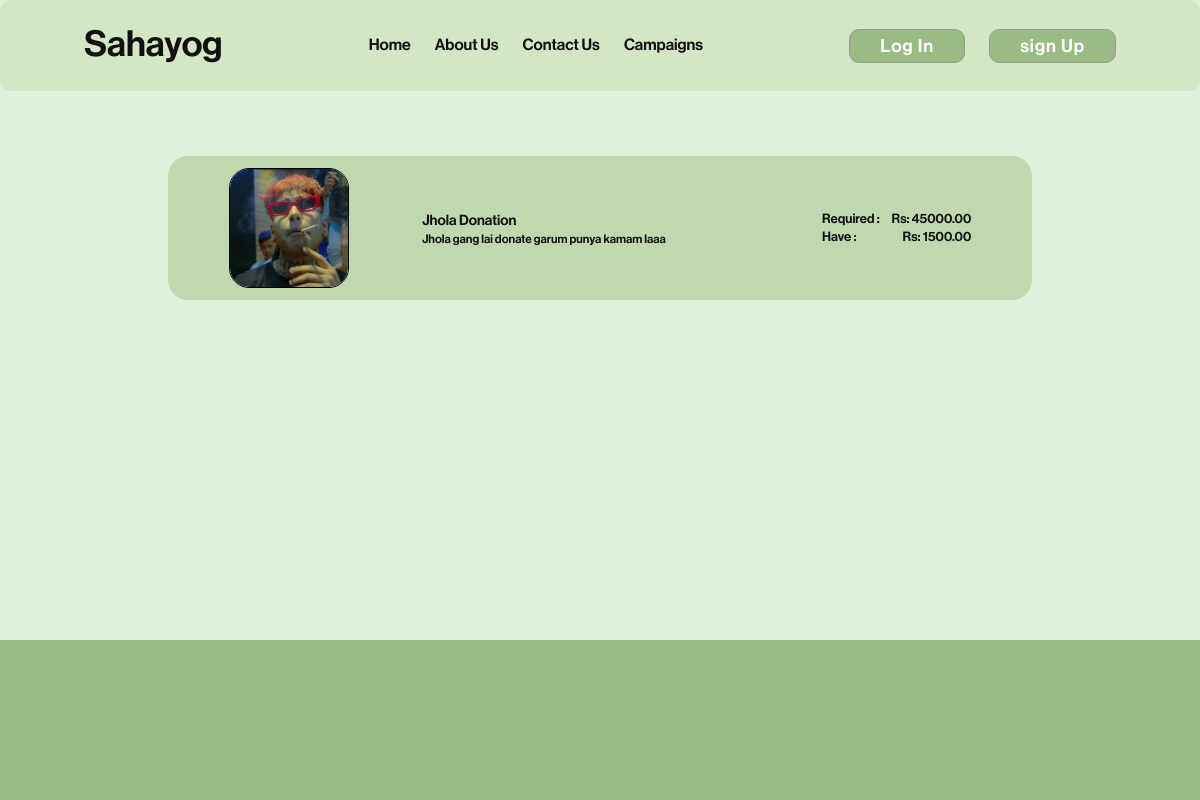
The app's page /campaign/, older data.
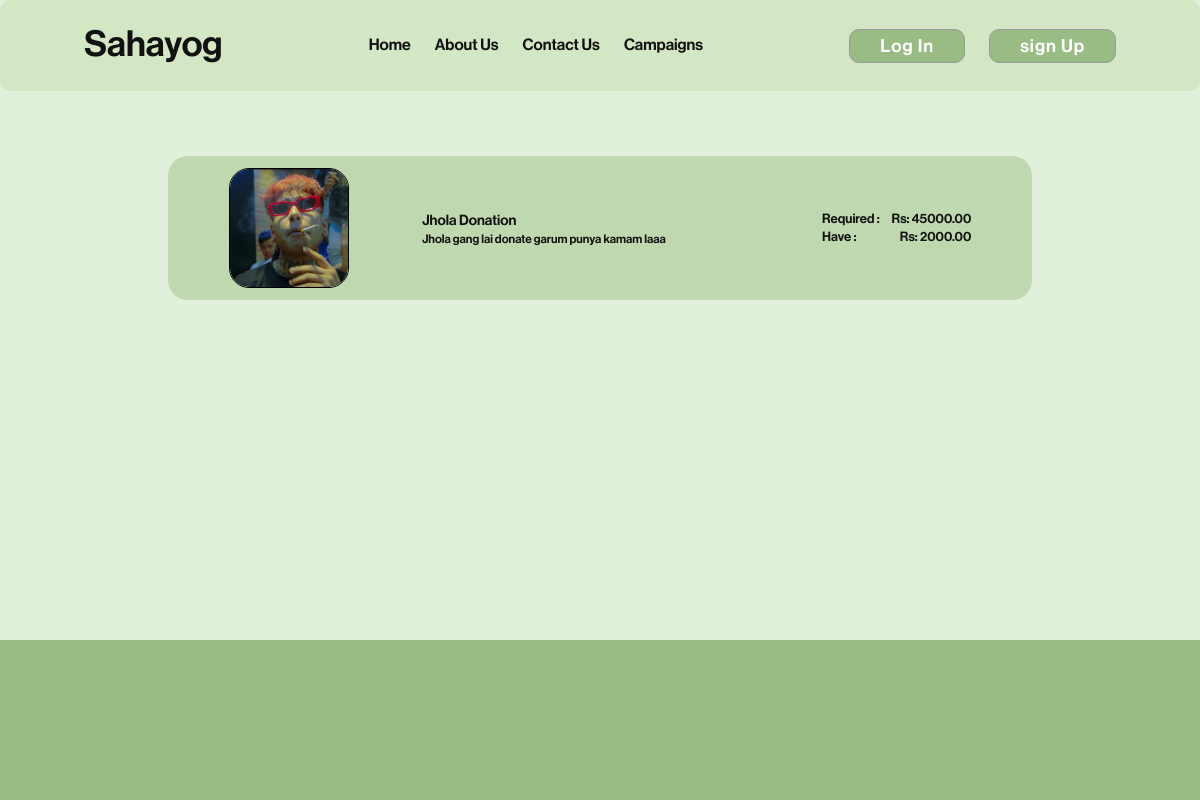
The same page, newer data.
### fundapp/models.py (models this page shows, shortened)
class AllFund(models.Model):
    user = models.ForeignKey(User, on_delete=models.CASCADE, related_name='user_campaign')
    sno = models.AutoField(primary_key=True)
    image = models.ImageField(upload_to="fundapp/images", default="upload-image")
    title = models.CharField(max_length=100)
    description = models.TextField(blank=True)
    campaignType = models.CharField(max_length=100)
    required = models.DecimalField(max_digits=19, decimal_places=10)
    have = models.DecimalField(max_digits=19, decimal_places=10, default=0)
    slug = models.CharField(max_length=130,unique=True, blank=True)
    timeStamp = models.DateField(auto_now_add=True, blank=True)

### fundapp/views.py (the view)
# urls.py: path('campaign/', views.campaign,name='causes'),
def campaign(request):
    allfund= AllFund.objects.all()
    context = {"allfund": allfund}
    return render(request, 'campaign.html', context)

### templates/campaign.html (shortened to what this page needs)
{% extends "base.html" %}
{% block stylesheet %}
<link rel="stylesheet" href="/static/css/campaign.css">
{% endblock stylesheet %}
{% block content %}
<div id="main">
    <div id="campaign">
        <div id="each-person-container">
            {% for item in allfund %}
            <a href="/campaign/{{item.slug}}">
                <div class="each-person">
                    <div class="image">
                        <img src="{{item.image.url}}" alt="">
                    </div>
                    <div class="info">
                        <a href="">{{item.title}}</a>
                        <p>{{item.description}}</p>
                    </div>
                    <ul>
                        <li>required :
                            <span>Rs: {{item.required|floatformat:2}}</span>
                        </li>
                        <li>have :
                            <span>Rs: {{item.have|floatformat:2}}</span>
                        </li>
                    </ul>
                </div>
            </a>
            {% endfor %}
        </div>
    </div>
</div>
<div id="footer">
</div>
{% endblock content %}

Row changes from the older to the newer data that the page shows:
changed AllFund "Jhola Donation": have "1500.00" → "2000.00"
